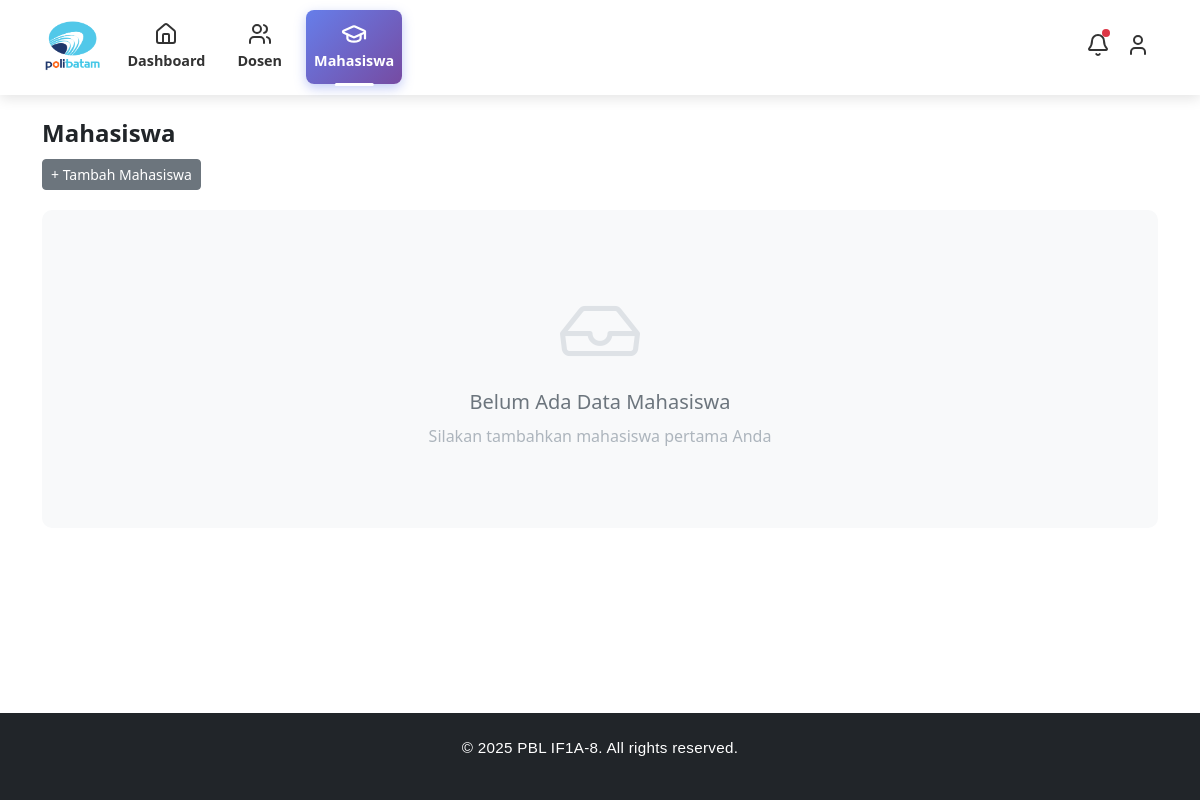
The page /views/superadmin/mahasiswa.php (signed in) on the database as committed earlier.
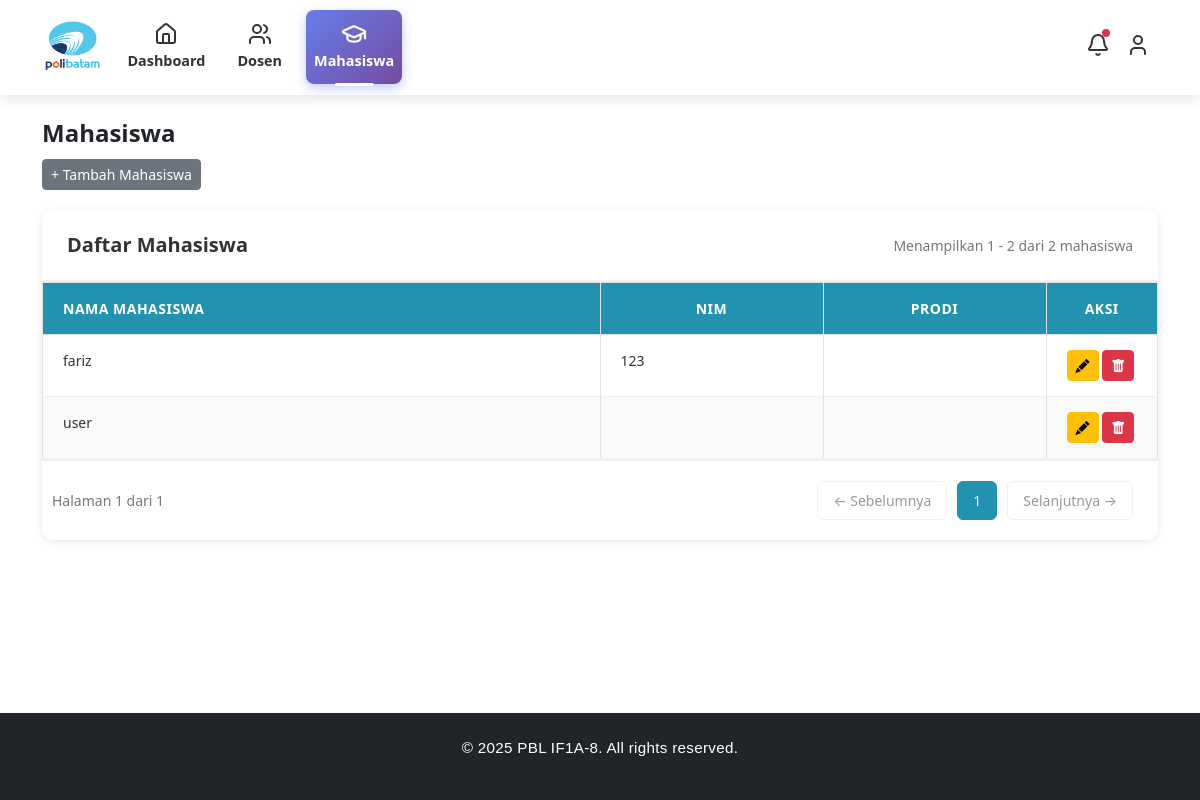
The same page on the database as committed later.
### tables this page shows
CREATE TABLE `mahasiswa` (
  `mahasiswa_id` int NOT NULL,
  `nim` varchar(20) NOT NULL,
  `nama_lengkap` varchar(100) NOT NULL,
  `username` varchar(50) NOT NULL,
  `password` varchar(255) NOT NULL,
  `jurusan_id` int DEFAULT NULL,
  `prodi_id` int DEFAULT NULL,
  `kelas` varchar(50) NOT NULL,
  `email` varchar(100) DEFAULT NULL,
  `alamat` text,
  `created_at` timestamp NULL DEFAULT CURRENT_TIMESTAMP
);

### app/controllers/admin/mahasiswa_controller.php (called while the page is built, shortened)
<?php
class MahasiswaController {
    private $mahasiswaModel;
    public function __construct() {
        include __DIR__ . '/../../../config/config.php';
        require_once __DIR__ . '/../../models/mahasiswa_model.php';
        $this->mahasiswaModel = new MahasiswaModel($config);
    }
    public function index() {
        return $this->mahasiswaModel->getAll();
    }
}
?>

### app/models/mahasiswa_model.php (called while the page is built, shortened)
<?php
class MahasiswaModel {
    private $db;
    public function __construct($config) {
        $this->db = $config;
    }
    public function getAll() {
        $query = "SELECT
                    m.mahasiswa_id,
                    m.nim,
                    m.nama_lengkap,
                    m.kelas,
                    m.email,
                    m.alamat,
                    m.jurusan_id,
                    m.prodi_id,
                    j.nama_jurusan,
                    p.nama_prodi,
                    m.created_at
                  FROM mahasiswa m
                  LEFT JOIN jurusan j ON m.jurusan_id = j.jurusan_id
                  LEFT JOIN prodi p ON m.prodi_id = p.prodi_id
                  ORDER BY m.nama_lengkap ASC";
        $result = $this->db->query($query);
        $data = [];
        while($row = $result->fetch_assoc()) {
            $data[] = $row;
        }
        return $data;
    }
}
?>

### views/superadmin/mahasiswa.php (the view, shortened to what this page needs)
<?php
require_once __DIR__ . '/../../app/controllers/admin/mahasiswa_controller.php';
$mahasiswaController = new MahasiswaController();
$itemsPerPage = 10;
$currentPage = isset($_GET['page']) ? max(1, intval($_GET['page'])) : 1;
$offset = ($currentPage - 1) * $itemsPerPage;
$allMahasiswa = $mahasiswaController->index();
$totalData = count($allMahasiswa);
$totalPages = ceil($totalData / $itemsPerPage);
$mahasiswaList = array_slice($allMahasiswa, $offset, $itemsPerPage);
$startData = $totalData > 0 ? $offset + 1 : 0;
$endData = min($offset + $itemsPerPage, $totalData);
?>
<!DOCTYPE html>
<html lang="id">
<head>
    <link href="https://cdn.jsdelivr.net/npm/bootstrap@5.3.3/dist/css/bootstrap.min.css" rel="stylesheet">
    <link href="https://cdn.jsdelivr.net/npm/bootstrap-icons@1.11.3/font/bootstrap-icons.css" rel="stylesheet">
</head>
<body class="mahasiswa-page">
    <?php include("header.php"); ?>
    <main class="container my-4">
        <div class="mb-3">
            <h4 class="fw-bold mb-1">Mahasiswa</h4>
            <button class="btn btn-secondary btn-sm mt-2" data-bs-toggle="modal" data-bs-target="#modalTambahMahasiswa">
                + Tambah Mahasiswa
            </button>
        </div>
        <?php if (empty($allMahasiswa)): ?>
            <div class="empty-state">
                <i class="bi bi-inbox"></i>
                <h5>Belum Ada Data Mahasiswa</h5>
                <p>Silakan tambahkan mahasiswa pertama Anda</p>
            </div>
        <?php else: ?>
            <div class="table-section">
                <div class="table-header">
                    <div class="table-title">Daftar Mahasiswa</div>
                    <div class="entries-info">
                        Menampilkan <?= $startData; ?> - <?= $endData; ?> dari <?= $totalData; ?> mahasiswa
                    </div>
                </div>
                <div class="table-wrapper">
                    <table class="table table-bordered">
                        <thead>
                            <tr>
                                <th>Nama Mahasiswa</th>
                                <th>NIM</th>
                                <th>Prodi</th>
                                <th>Aksi</th>
                            </tr>
                        </thead>
                        <tbody id="mahasiswaTableBody">
                            <?php foreach ($mahasiswaList as $mahasiswa): ?>
                                <tr data-id="<?= $mahasiswa['mahasiswa_id'] ?>">
                                    <td class="col-nama"><?= htmlspecialchars($mahasiswa['nama_lengkap']) ?></td>
                                    <td class="col-nim"><?= htmlspecialchars($mahasiswa['nim']) ?></td>
                                    <td class="col-prodi"><?= htmlspecialchars($mahasiswa['prodi']) ?></td>
                                    <td class="col-aksi">
                                        <button class="btn btn-warning btn-sm edit-btn"
                                            data-id="<?= $mahasiswa['mahasiswa_id'] ?>" data-bs-toggle="modal"
                                            data-bs-target="#modalEditMahasiswa"><i class="bi bi-pencil-fill"></i></button>
                                        <button class="btn btn-danger btn-sm delete-btn"
                                            data-id="<?= $mahasiswa['mahasiswa_id'] ?>"
                                            data-nama="<?= htmlspecialchars($mahasiswa['nama_lengkap']) ?>"><i
                                                class="bi bi-trash-fill"></i></button>
                                    </td>
                                </tr>
                            <?php endforeach; ?>
                        </tbody>
                    </table>
                </div>
                <?php if ($totalData > 0): ?>
                    <div class="pagination">
                        <div class="page-info">
                            Halaman <?= $currentPage; ?> dari <?= $totalPages; ?>
                        </div>
                        <div class="page-buttons">
                            <?php if ($currentPage > 1): ?>
                                <a href="?page=<?= $currentPage - 1; ?>" class="page-btn">← Sebelumnya</a>
                            <?php else: ?>
                                <button class="page-btn" disabled>← Sebelumnya</button>
                            <?php endif; ?>
                            <?php
                            $range = 2;
                            $start = max(1, $currentPage - $range);
                            $end = min($totalPages, $currentPage + $range);
                            for ($i = $start; $i <= $end; $i++) {
                                $active = ($i == $currentPage) ? 'active' : '';
                                echo '<a href="?page=' . $i . '" class="page-btn ' . $active . '">' . $i . '</a>';
                            }
                            ?>
                            <?php if ($currentPage < $totalPages): ?>
                                <a href="?page=<?= $currentPage + 1; ?>" class="page-btn">Selanjutnya →</a>
                            <?php else: ?>
                                <button class="page-btn" disabled>Selanjutnya →</button>
                            <?php endif; ?>
                        </div>
                    </div>
                <?php endif; ?>
            </div>
        <?php endif; ?>
    </main>
    <?php include("footer.php"); ?>
</body>
</html>

### views/superadmin/header.php (shortened to what this page needs)
<!DOCTYPE html>
<html lang="en">
<head>
  <link href="https://cdn.jsdelivr.net/npm/bootstrap@5.3.0/dist/css/bootstrap.min.css" rel="stylesheet">
</head>
<body>
  <nav class="navbar navbar-expand-lg navbar-light">
    <div class="container d-flex align-items-center justify-content-between">
      <a class="navbar-brand fw-bold me-3" href="dashboard.php">
        <img src="../../public/assets/img/logopolibatam.png" alt="Logo">
      </a>
      <div class="collapse navbar-collapse" id="navbarContent">
        <ul class="navbar-nav me-auto mb-2 mb-lg-0 d-flex align-items-center">
          <li class="nav-item me-3">
            <a class="nav-link" href="dashboard.php" data-page="dashboard">
              <i data-lucide="home"></i>
              Dashboard
            </a>
          </li>
          <li class="nav-item me-3">
            <a class="nav-link" href="dosen.php" data-page="dosen">
              <i data-lucide="users"></i>
              Dosen
            </a>
          </li>
          <li class="nav-item me-3">
            <a class="nav-link" href="mahasiswa.php" data-page="mahasiswa">
              <i data-lucide="graduation-cap"></i>
              Mahasiswa
            </a>
          </li>
        </ul>
        <ul class="navbar-nav align-items-center right-icons">
          <li class="nav-item">
            <a class="nav-link" href="#" title="Notifikasi"><i data-lucide="bell"></i></a>
          </li>
          <li class="nav-item dropdown">
            <a class="nav-link" href="#" id="profileDropdown" role="button" title="Profile">
              <i data-lucide="user"></i>
            </a>
          </li>
        </ul>
      </div>
    </div>
  </nav>
</body>
</html>

### views/superadmin/footer.php (shortened to what this page needs)
<footer class="bg-dark text-white text-center py-4"
    style="
        position: fixed;
        bottom: 0;
        left: 0;
        width: 100%;
        z-index: 999;
    ">
    <div class="container">
        <p>&copy; 2025 PBL IF1A-8. All rights reserved.</p>
    </div>
</footer>

### views/superadmin/mahasiswa.php (style rules this page uses)
.table-section { background: white; border-radius: 12px; box-shadow: 0 2px 8px rgba(0, 0, 0, 0.1); overflow: hidden; margin-top: 20px; }
.table-header { padding: 20px 25px; border-bottom: 2px solid #f0f0f0; display: flex; justify-content: space-between; align-items: center; }
.table-title { font-size: 20px; font-weight: 600; color: #333; }
.entries-info { font-size: 14px; color: #777; }
.table-wrapper { overflow-x: auto; }
table.table { margin-bottom: 0; width: 100%; border-collapse: collapse; }
table.table thead th { background-color: #2193b0 !important; color: white !important; text-align: center !important; padding: 15px 20px; font-weight: 600; font-size: 14px; text-transform: uppercase; letter-spacing: 0.5px; }
table.table thead th:first-child { text-align: left !important; }
table.table thead th:nth-child(1) { width: 50%; }
table.table thead th:nth-child(2) { width: 20%; }
table.table thead th:nth-child(3) { width: 20%; }
table.table thead th:nth-child(4) { width: 10%; }
table.table tbody td { padding: 15px 20px; border-bottom: 1px solid #f0f0f0; color: #333; font-size: 14px; }
table.table tbody tr { transition: background 0.2s; }
table.table tbody tr:nth-child(odd) td { background-color: #ffffff !important; }
table.table tbody tr:nth-child(even) td { background-color: #f9f9f9 !important; }
table.table tbody td:first-child { text-align: left !important; }
.pagination { padding: 20px 25px; display: flex; justify-content: space-between; align-items: center; border-top: 2px solid #f0f0f0; }
.page-info { font-size: 14px; color: #777; margin-left: 10px; }
.page-buttons { display: flex; gap: 10px; }
.page-btn { padding: 8px 15px; border: 1px solid #e0e0e0; background: white; border-radius: 6px; cursor: pointer; font-size: 14px; transition: all 0.3s; text-decoration: none; color: #333; }
.page-btn:disabled { opacity: 0.5; cursor: not-allowed; }
.page-btn.active { background: #2193b0; color: white; border-color: #2193b0; }
.empty-state { text-align: center; padding: 60px 20px; background-color: #f8f9fa; border-radius: 10px; margin-top: 20px; }
.empty-state i { font-size: 5rem; color: #dee2e6; margin-bottom: 20px; }
.empty-state h5 { color: #6c757d; margin-bottom: 10px; }
.empty-state p { color: #adb5bd; margin-bottom: 20px; }

### views/superadmin/header.php (style rules this page uses)
.navbar { position: sticky; top: 0; z-index: 1000; background: rgba(255, 255, 255, 0.25); backdrop-filter: blur(12px) saturate(180%); -webkit-backdrop-filter: blur(12px) saturate(180%); border-bottom: 1px solid rgba(255, 255, 255, 0.3); box-shadow: 0 4px 12px rgba(0, 0, 0, 0.1); padding: 0 1px; padding-top: 10px; padding-bottom: 10px; transition: all 0.3s ease; }
.navbar-brand img { height: 55px; transition: transform 0.3s ease; }
.nav-link { color: #333 !important; display: flex; flex-direction: column; align-items: center; font-weight: 600; font-size: 0.9rem; transition: all 0.3s ease; position: relative; padding: 12px 14px; border-radius: 8px; }
.nav-link svg { width: 24px; height: 24px; margin-bottom: 4px; transition: transform 0.3s ease; }
.nav-link.active { color: #fff !important; background: linear-gradient(135deg, #667eea 0%, #764ba2 100%); box-shadow: 0 4px 12px rgba(102, 126, 234, 0.4); position: relative; }
.nav-link.active::before { content: ''; position: absolute; bottom: -2px; left: 50%; transform: translateX(-50%); width: 40%; height: 3px; background: #fff; border-radius: 2px; animation: slideIn 0.3s ease; }
.nav-link.active svg { filter: brightness(0) invert(1); transform: scale(1.1); }
.nav-link[href="#"]:has([data-lucide="bell"]) { position: relative; }
.nav-link[href="#"]:has([data-lucide="bell"])::after { content: ''; position: absolute; top: 8px; right: 8px; width: 8px; height: 8px; background: #dc3545; border-radius: 50%; animation: pulse 2s infinite; }
#profileDropdown { cursor: pointer; }
#profileDropdown svg { transition: transform 0.3s ease; }

### views/superadmin/footer.php (style rules this page uses)
footer { font-family: 'Poppins', sans-serif; }
footer .container { max-width: 800px; }
footer p { margin-bottom: 1rem; font-size: 0.95rem; letter-spacing: 0.3px; }

Rows that differ between the two databases and show on the page:
added mahasiswa: nama_lengkap "fariz", nim "123"
added mahasiswa: nama_lengkap "user"
Other text that changed with them:
$startData: (not shown) → "1"
$endData: (not shown) → "2"
$totalData: (not shown) → "2"
$currentPage: (not shown) → "1"
$totalPages: (not shown) → "1"
text no longer shown: "Belum Ada Data Mahasiswa Silakan tambahkan mahasiswa pertama Anda"
text now shown: "Daftar Mahasiswa Menampilkan - dari mahasiswa NAMA MAHASISWA NIM PRODI AKSI Halaman dari ← Sebelumnya Selanjutnya →"
new list line: "1"
